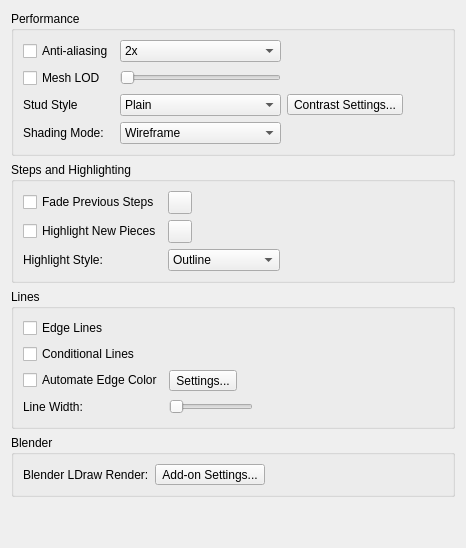
     <widget class="QWidget" name="tabRendering">
      <property name="whatsThis">
       <string>&lt;p&gt;&lt;b&gt;Rendering Preferences&lt;/b&gt;&lt;/p&gt;&lt;p&gt;Control shading, stud geometry, selection appearance, edges, and step effects. Some options are unavailable when the graphics system does not support them.&lt;/p&gt;</string>
      </property>
      <attribute name="title">
       <string>Rendering</string>
      </attribute>
      <layout class="QVBoxLayout" name="verticalLayout_8">
       <item>
        <widget class="QGroupBox" name="PerformanceGroup">
         <property name="title">
          <string>Performance</string>
         </property>
         <layout class="QGridLayout" name="PerformanceLayout">
          <item row="0" column="0">
           <widget class="QCheckBox" name="antiAliasing">
            <property name="toolTip">
             <string>Smooth jagged edges in model views; changes require restarting LeoCAD.</string>
            </property>
            <property name="text">
             <string>Anti-aliasing</string>
            </property>
           </widget>
          </item>
          <item row="0" column="1">
           <widget class="QComboBox" name="antiAliasingSamples">
            <property name="accessibleName">
             <string>Antialiasing Samples</string>
            </property>
            <property name="toolTip">
             <string>Choose the antialiasing sample count; more samples can use more graphics resources.</string>
            </property>
            <item>
             <property name="text">
              <string>2x</string>
             </property>
            </item>
            <item>
             <property name="text">
              <string>4x</string>
             </property>
            </item>
            <item>
             <property name="text">
              <string>8x</string>
             </property>
            </item>
           </widget>
          </item>
          <item row="1" column="0">
           <widget class="QCheckBox" name="MeshLOD">
            <property name="toolTip">
             <string>Use simpler meshes for distant pieces to improve display performance.</string>
            </property>
            <property name="text">
             <string>Mesh LOD</string>
            </property>
           </widget>
          </item>
          <item row="1" column="1">
           <widget class="QSlider" name="MeshLODSlider">
            <property name="accessibleName">
             <string>Mesh Detail Distance</string>
            </property>
            <property name="toolTip">
             <string>Set the distance in LDraw units at which simpler piece meshes are used.</string>
            </property>
            <property name="sizePolicy">
             <sizepolicy hsizetype="Minimum" vsizetype="Fixed">
              <horstretch>0</horstretch>
              <verstretch>0</verstretch>
             </sizepolicy>
            </property>
            <property name="orientation">
             <enum>Qt::Orientation::Horizontal</enum>
            </property>
            <property name="tickPosition">
             <enum>QSlider::TickPosition::NoTicks</enum>
            </property>
           </widget>
          </item>
          <item row="1" column="2">
           <widget class="QLabel" name="MeshLODLabel">
            <property name="text">
             <string/>
            </property>
           </widget>
          </item>
          <item row="2" column="0">
           <widget class="QLabel" name="label_24">
            <property name="toolTip">
             <string>Choose stud geometry and the high contrast stud styles.</string>
            </property>
            <property name="buddy">
             <cstring>studStyleCombo</cstring>
            </property>
            <property name="text">
             <string>Stud Style</string>
            </property>
           </widget>
          </item>
          <item row="2" column="1">
           <widget class="QComboBox" name="studStyleCombo">
            <property name="accessibleName">
             <string>Stud Style</string>
            </property>
            <property name="toolTip">
             <string>Choose stud geometry and the high contrast stud styles.</string>
            </property>
            <item>
             <property name="text">
              <string>Plain</string>
             </property>
            </item>
            <item>
             <property name="text">
              <string>Thin Lines Logo</string>
             </property>
            </item>
            <item>
             <property name="text">
              <string>Outline Logo</string>
             </property>
            </item>
            <item>
             <property name="text">
              <string>Sharp Top Logo</string>
             </property>
            </item>
            <item>
             <property name="text">
              <string>Rounded Top Logo</string>
             </property>
            </item>
            <item>
             <property name="text">
              <string>Flattened Logo</string>
             </property>
            </item>
            <item>
             <property name="text">
              <string>High Contrast</string>
             </property>
            </item>
            <item>
             <property name="text">
              <string>High Contrast with Logo</string>
             </property>
            </item>
           </widget>
          </item>
          <item row="2" column="2">
           <widget class="QToolButton" name="HighContrastButton">
            <property name="toolTip">
             <string>Configure colors and the light/dark threshold for high contrast stud styles.</string>
            </property>
            <property name="text">
             <string>Contrast Settings...</string>
            </property>
           </widget>
          </item>
          <item row="3" column="0">
           <widget class="QLabel" name="label_3">
            <property name="toolTip">
             <string>Choose how piece surfaces and edges are drawn in model views.</string>
            </property>
            <property name="buddy">
             <cstring>ShadingMode</cstring>
            </property>
            <property name="text">
             <string>Shading Mode:</string>
            </property>
           </widget>
          </item>
          <item row="3" column="1">
           <widget class="QComboBox" name="ShadingMode">
            <property name="accessibleName">
             <string>Shading Mode</string>
            </property>
            <property name="toolTip">
             <string>Choose how piece surfaces and edges are drawn in model views.</string>
            </property>
            <item>
             <property name="text">
              <string>Wireframe</string>
             </property>
            </item>
            <item>
             <property name="text">
              <string>Flat Shading</string>
             </property>
            </item>
            <item>
             <property name="text">
              <string>Default Lights</string>
             </property>
            </item>
           </widget>
          </item>
          <item row="0" column="3">
           <spacer name="horizontalSpacer_2">
            <property name="orientation">
             <enum>Qt::Orientation::Horizontal</enum>
            </property>
            <property name="sizeHint" stdset="0">
             <size>
              <width>40</width>
              <height>20</height>
             </size>
            </property>
           </spacer>
          </item>
         </layout>
        </widget>
       </item>
       <item>
        <widget class="QGroupBox" name="StepsGroup">
         <property name="title">
          <string>Steps and Highlighting</string>
         </property>
         <layout class="QGridLayout" name="StepsLayout">
          <item row="0" column="0">
           <widget class="QCheckBox" name="FadeSteps">
            <property name="toolTip">
             <string>Tint pieces from previous building steps with the chosen fade color.</string>
            </property>
            <property name="text">
             <string>Fade Previous Steps</string>
            </property>
           </widget>
          </item>
          <item row="0" column="1">
           <widget class="QToolButton" name="FadeStepsColor">
            <property name="accessibleName">
             <string>Previous Step Color</string>
            </property>
            <property name="toolTip">
             <string>Choose the tint used for pieces from previous steps.</string>
            </property>
            <property name="text">
             <string/>
            </property>
           </widget>
          </item>
          <item row="1" column="0">
           <widget class="QCheckBox" name="HighlightNewParts">
            <property name="toolTip">
             <string>Highlight pieces introduced in the current building step.</string>
            </property>
            <property name="text">
             <string>Highlight New Pieces</string>
            </property>
           </widget>
          </item>
          <item row="1" column="1">
           <widget class="QToolButton" name="HighlightNewPartsColor">
            <property name="accessibleName">
             <string>New Piece Highlight Color</string>
            </property>
            <property name="toolTip">
             <string>Choose the highlight color for pieces in the current step.</string>
            </property>
            <property name="text">
             <string/>
            </property>
           </widget>
          </item>
          <item row="2" column="0">
           <widget class="QLabel" name="HighlightRenderModeLabel">
            <property name="whatsThis">
             <string>&lt;p&gt;&lt;b&gt;Highlight Style&lt;/b&gt;&lt;/p&gt;&lt;p&gt;Choose how selected pieces and pieces added in the current step are highlighted in the viewport. Outline uses fading outlines in the selection, focus, or new-piece highlight color. Selected pieces also receive a faint fill over obscured portions. Tint and Edges uses tinted faces and colored edges for selection, and colored edges for new pieces.&lt;/p&gt;&lt;p&gt;New-piece highlighting requires Highlight New Pieces. Wireframe views, image exports, and systems without outline support use Tint and Edges.&lt;/p&gt;</string>
            </property>
            <property name="toolTip">
             <string>Choose how selected pieces and new pieces are highlighted in the viewport.</string>
            </property>
            <property name="text">
             <string>Highlight Style:</string>
            </property>
            <property name="buddy">
             <cstring>HighlightRenderMode</cstring>
            </property>
           </widget>
          </item>
          <item row="2" column="1">
           <widget class="QComboBox" name="HighlightRenderMode">
            <property name="accessibleName">
             <string>Highlight Style</string>
            </property>
            <property name="whatsThis">
             <string>&lt;p&gt;&lt;b&gt;Highlight Style&lt;/b&gt;&lt;/p&gt;&lt;p&gt;Choose how selected pieces and pieces added in the current step are highlighted in the viewport. Outline uses fading outlines in the selection, focus, or new-piece highlight color. Selected pieces also receive a faint fill over obscured portions. Tint and Edges uses tinted faces and colored edges for selection, and colored edges for new pieces.&lt;/p&gt;&lt;p&gt;New-piece highlighting requires Highlight New Pieces. Wireframe views, image exports, and systems without outline support use Tint and Edges.&lt;/p&gt;</string>
            </property>
            <property name="toolTip">
             <string>Choose how selected pieces and new pieces are highlighted in the viewport.</string>
            </property>
            <item>
             <property name="text">
              <string>Outline</string>
             </property>
            </item>
            <item>
             <property name="text">
              <string>Tint and Edges</string>
             </property>
            </item>
           </widget>
          </item>
          <item row="0" column="3">
           <spacer name="StepsSpacer">
            <property name="orientation">
             <enum>Qt::Orientation::Horizontal</enum>
            </property>
            <property name="sizeHint" stdset="0">
             <size>
              <width>40</width>
              <height>20</height>
             </size>
            </property>
           </spacer>
          </item>
         </layout>
        </widget>
       </item>
       <item>
        <widget class="QGroupBox" name="groupBox_8">
         <property name="title">
          <string>Lines</string>
         </property>
         <layout class="QGridLayout" name="gridLayout_5">
          <item row="3" column="2">
           <widget class="QLabel" name="LineWidthLabel">
            <property name="text">
             <string/>
            </property>
           </widget>
          </item>
          <item row="1" column="0">
           <widget class="QCheckBox" name="ConditionalLinesCheckBox">
            <property name="toolTip">
             <string>Draw conditional lines where needed to show curved piece surfaces.</string>
            </property>
            <property name="text">
             <string>Conditional Lines</string>
            </property>
           </widget>
          </item>
          <item row="3" column="3">
           <spacer name="horizontalSpacer_9">
            <property name="orientation">
             <enum>Qt::Orientation::Horizontal</enum>
            </property>
            <property name="sizeHint" stdset="0">
             <size>
              <width>40</width>
              <height>20</height>
             </size>
            </property>
           </spacer>
          </item>
          <item row="3" column="0">
           <widget class="QLabel" name="label_26">
            <property name="toolTip">
             <string>Set edge-line width within the range supported by the graphics system.</string>
            </property>
            <property name="buddy">
             <cstring>LineWidthSlider</cstring>
            </property>
            <property name="text">
             <string>Line Width:</string>
            </property>
           </widget>
          </item>
          <item row="3" column="1">
           <widget class="QSlider" name="LineWidthSlider">
            <property name="accessibleName">
             <string>Line Width</string>
            </property>
            <property name="toolTip">
             <string>Set edge-line width within the range supported by the graphics system.</string>
            </property>
            <property name="sizePolicy">
             <sizepolicy hsizetype="Minimum" vsizetype="Fixed">
              <horstretch>0</horstretch>
              <verstretch>0</verstretch>
             </sizepolicy>
            </property>
            <property name="orientation">
             <enum>Qt::Orientation::Horizontal</enum>
            </property>
            <property name="tickPosition">
             <enum>QSlider::TickPosition::NoTicks</enum>
            </property>
           </widget>
          </item>
          <item row="0" column="0">
           <widget class="QCheckBox" name="edgeLines">
            <property name="toolTip">
             <string>Draw the edge lines defined by each piece.</string>
            </property>
            <property name="text">
             <string>Edge Lines</string>
            </property>
           </widget>
          </item>
          <item row="2" column="0">
           <widget class="QCheckBox" name="AutomateEdgeColor">
            <property name="toolTip">
             <string>Calculate edge colors from piece colors instead of using their defined edge colors.</string>
            </property>
            <property name="text">
             <string>Automate Edge Color</string>
            </property>
           </widget>
          </item>
          <item row="2" column="1">
           <widget class="QToolButton" name="AutomateEdgeColorButton">
            <property name="toolTip">
             <string>Configure the contrast and saturation used for automated edge colors.</string>
            </property>
            <property name="text">
             <string>Settings...</string>
            </property>
           </widget>
          </item>
         </layout>
        </widget>
       </item>
       <item>
        <widget class="QGroupBox" name="BlenderGroup">
         <property name="title">
          <string>Blender</string>
         </property>
         <layout class="QGridLayout" name="BlenderLayout">
          <item row="0" column="0">
           <widget class="QLabel" name="label_39">
            <property name="whatsThis">
             <string>&lt;p&gt;&lt;b&gt;Blender Add-on Settings&lt;/b&gt;&lt;/p&gt;&lt;p&gt;Open the separate Blender configuration dialog. Its Apply action saves its settings independently of Preferences, and choosing an executable or importer can configure Blender immediately.&lt;/p&gt;</string>
            </property>
            <property name="toolTip">
             <string>Configure Blender and its LDraw import and render add-ons.</string>
            </property>
            <property name="buddy">
             <cstring>BlenderAddonSettingsButton</cstring>
            </property>
            <property name="text">
             <string>Blender LDraw Render:</string>
            </property>
           </widget>
          </item>
          <item row="0" column="1">
           <widget class="QToolButton" name="BlenderAddonSettingsButton">
            <property name="accessibleName">
             <string>Blender LDraw Render</string>
            </property>
            <property name="whatsThis">
             <string>&lt;p&gt;&lt;b&gt;Blender Add-on Settings&lt;/b&gt;&lt;/p&gt;&lt;p&gt;Open the separate Blender configuration dialog. Its Apply action saves its settings independently of Preferences, and choosing an executable or importer can configure Blender immediately.&lt;/p&gt;</string>
            </property>
            <property name="toolTip">
             <string>Configure Blender and its LDraw import and render add-ons.</string>
            </property>
            <property name="text">
             <string>Add-on Settings...</string>
            </property>
           </widget>
          </item>
          <item row="0" column="3">
           <spacer name="BlenderSpacer">
            <property name="orientation">
             <enum>Qt::Orientation::Horizontal</enum>
            </property>
            <property name="sizeHint" stdset="0">
             <size>
              <width>40</width>
              <height>20</height>
             </size>
            </property>
           </spacer>
          </item>
         </layout>
        </widget>
       </item>
       <item>
        <spacer name="verticalSpacer">
         <property name="orientation">
          <enum>Qt::Orientation::Vertical</enum>
         </property>
         <property name="sizeHint" stdset="0">
          <size>
           <width>20</width>
           <height>40</height>
          </size>
         </property>
        </spacer>
       </item>
      </layout>
     </widget>
